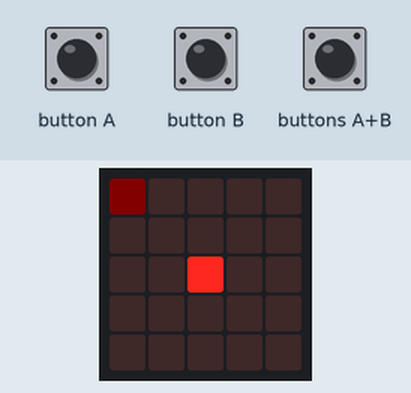
Simulated run of this program. Board: BBC micro:bit (MakeCode). Shown: the board's 5×5 LED display. The inputs (shaded band) are chosen by the test bench.

Above: at 1.2 s.
1.3 s: button B pressed for 0.15 s
2.9 s: button B pressed for 0.15 s
4.5 s: button B pressed for 0.15 s
6.1 s: button B pressed for 0.15 s
7.7 s: button A pressed for 0.15 s
Timing chart, 0 to 10.3 s (numbered marks = the images above; inputs shaded):
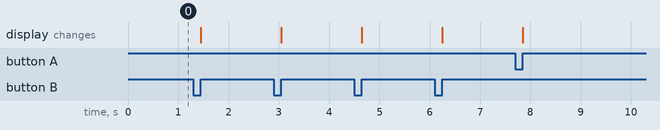

The program:

main.ts
```typescript
input.onButtonPressed(Button.A, function () {
    Sucher.move(-1)
})
input.onButtonPressed(Button.AB, function () {
    Sucher.turn(Direction.Right, 90)
})
input.onButtonPressed(Button.B, function () {
    Sucher.move(1)
})
/**
 * Spielengine kennenlernen:
 *
 * Erzeuge 2 Sprites: Sucher und Ziel an festen Positionen
 *
 * Mit A,B kann man den Sucher links,rechts, auf und ab bewegen
 *
 * Mit A+B kann man den Sucher um 90° im Uhrzeigersinn drehen
 *
 * Wenn der Sucher das Ziel erreicht hat wird er wieder auf die Ausgangsposition zurückgesetzt.
 */
let Sucher: game.LedSprite = null
Sucher = game.createSprite(0, 0)
Sucher.set(LedSpriteProperty.Brightness, 6)
let Ziel = game.createSprite(2, 2)
basic.forever(function () {

})
// Dieser Code läuft im Hintergrund!
// Es ist wichtig, das
// eine Endlosschleife und eine Pause enthalten sind, da sonst keine Ereignisse abgefangen werden. (bzw. nur zufällig eines wenn man schnell genug ist)
// Der Block erfüllt denselben Zweck wie "Dauerhaft"
control.inBackground(function () {
    while (true) {
        if (Sucher.isTouching(Ziel)) {
            Sucher.set(LedSpriteProperty.X, 0)
            Sucher.set(LedSpriteProperty.Y, 0)
        }
        basic.pause(100)
    }
})
```

test.ts
```typescript
// Hier kann man Tests durchführen; diese Datei wird nicht kompiliert, wenn dieses Paket als Erweiterung verwendet wird.
```
